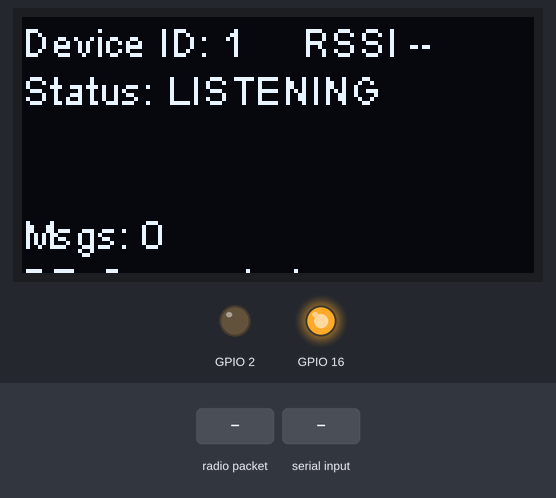
Bench run of a sketch on a simulated ESP32. On the bench: 128×64 one-colour display, output pins drawn as LEDs (lit = HIGH). The inputs (shaded band) are chosen by the test bench. No radio packets arrive unless stated; nothing arrives over Bluetooth unless stated; what the sketch prints to the serial monitor is not drawn.

Above: at 2.7 s.
2.8 s: radio packet "0" arrives
At 3.7 s:
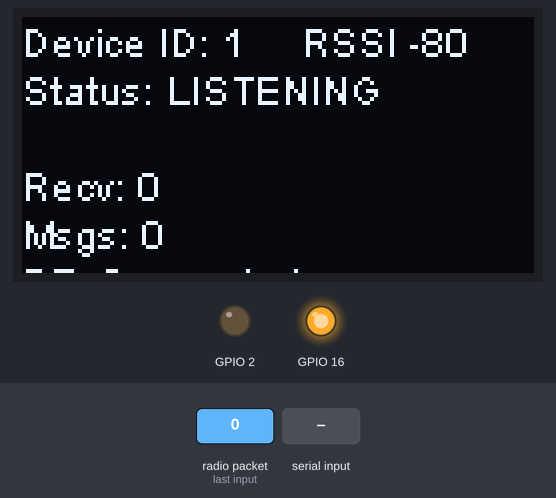
4.4 s: "90:45:200\n" received over Serial
At 6.7 s:
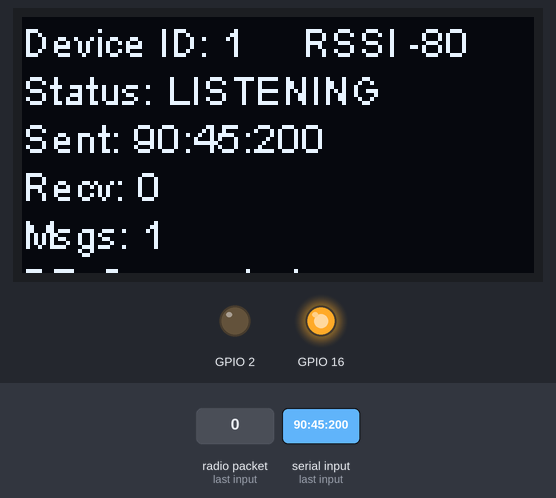
7.0 s: "90:45:200\n" received over the second serial link
At 9.0 s:
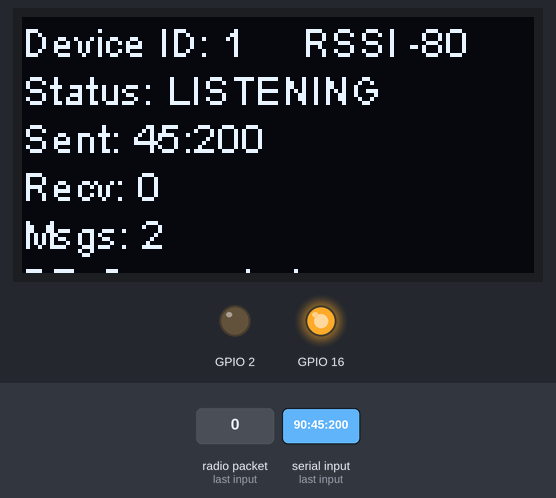
9.6 s: "0\n" received over Serial
At 11.9 s:
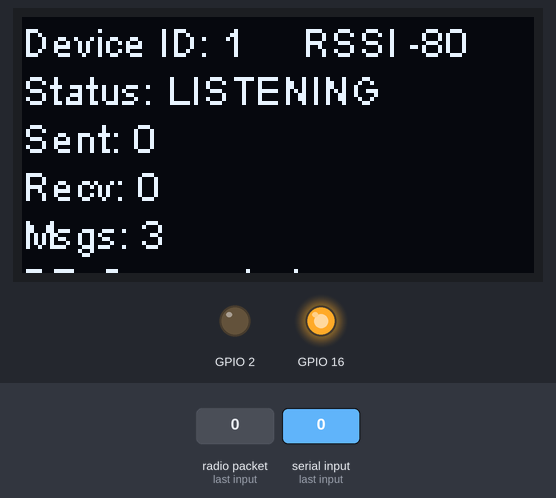
12.2 s: "30:150:10\n" received over the second serial link
At 13.9 s:
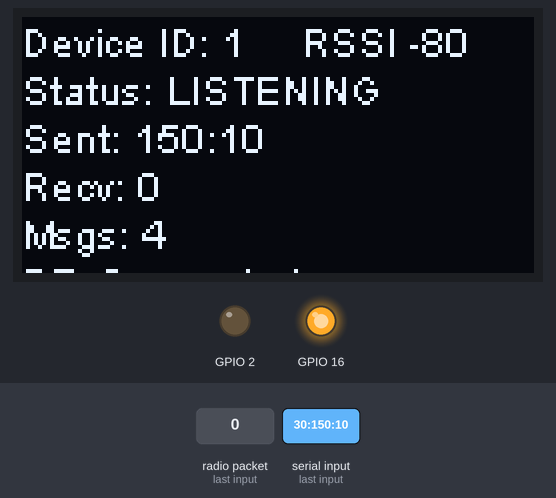
Timing chart, 0 to 15.4 s (numbered marks = the images above; inputs shaded):
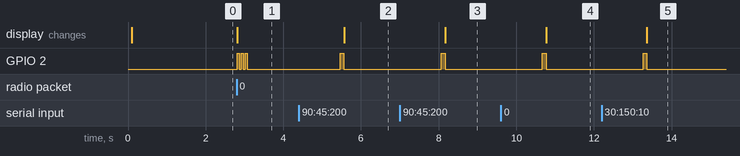

The sketch:

BidirectionalWScreen.ino
```cpp
#include <SPI.h>
#include <LoRa.h>
#include <Wire.h>
#include "SSD1306.h"
#include "images.h"
#include <BluetoothSerial.h>

#define SCK     5    // GPIO5  -- SX1278's SCK
#define MISO    19   // GPIO19 -- SX1278's MISO
#define MOSI    27   // GPIO27 -- SX1278's MOSI
#define SS      18   // GPIO18 -- SX1278's CS
#define RST     14   // GPIO14 -- SX1278's RESET
#define DI0     26   // GPIO26 -- SX1278's IRQ(Interrupt Request)
#define BAND    915E6

// Device ID - Change this for each device (1, 2, 3, etc.)
const int DEVICE_ID = 1; // Change to 2 for the second device

SSD1306 display(0x3c, 21, 22);
BluetoothSerial SerialBT;

String rssi = "RSSI --";
String packSize = "--";
String lastReceivedPacket = "";
String lastSentPacket = "";
unsigned int messageCounter = 0;
bool isTransmitting = false;

// Message structure: "FROM:TO:MESSAGE"
struct LoRaMessage {
  int fromDevice;
  int toDevice;
  String message;
  unsigned long timestamp;
};

void setup() {
  pinMode(16, OUTPUT);
  pinMode(2, OUTPUT);

  digitalWrite(16, LOW);    // set GPIO16 low to reset OLED
  delay(50);
  digitalWrite(16, HIGH);   // while OLED is running, must set GPIO16 in high

  Serial.begin(115200);
  while (!Serial);

  // Initialize Bluetooth
  SerialBT.begin("LoRa_Device_" + String(DEVICE_ID)); // Bluetooth device name
  Serial.println("Bluetooth Started! Ready to pair...");

  Serial.println("LoRa Transceiver Test - Device " + String(DEVICE_ID));

  SPI.begin(SCK, MISO, MOSI, SS);
  LoRa.setPins(SS, RST, DI0);

  if (!LoRa.begin(915E6)) {
    Serial.println("Starting LoRa failed!");
    while (1);
  }

  // Set LoRa parameters for better communication
  LoRa.setTxPower(20);          // Set transmission power
  LoRa.setSpreadingFactor(7);   // Set spreading factor (6-12)
  LoRa.setSignalBandwidth(125E3); // Set bandwidth
  LoRa.setCodingRate4(5);       // Set coding rate
  LoRa.setPreambleLength(8);    // Set preamble length
  LoRa.setSyncWord(0xF3);       // Set sync word

  Serial.println("LoRa init ok");

  display.init();
  display.flipScreenVertically();
  display.setFont(ArialMT_Plain_10);

  // Start in receive mode
  startReceiving();

  updateDisplay();
  delay(1500);
}

void loop() {
  // Check for Bluetooth messages from phone
  if (SerialBT.available()) {
    String bluetoothMessage = SerialBT.readString();
    bluetoothMessage.trim();

    if (bluetoothMessage.length() > 0) {
      // Parse message format: "TO_DEVICE:MESSAGE" or just "MESSAGE" (broadcast)
      int colonIndex = bluetoothMessage.indexOf(':');
      int targetDevice = 0; // 0 means broadcast to all
      String message = bluetoothMessage;

      if (colonIndex > 0) {
        targetDevice = bluetoothMessage.substring(0, colonIndex).toInt();
        message = bluetoothMessage.substring(colonIndex + 1);
      }

      sendLoRaMessage(targetDevice, message);
      SerialBT.println("Message sent via LoRa: " + message);
    }
  }

  // Check for Serial messages (for testing without Bluetooth)
  if (Serial.available()) {
    String serialMessage = Serial.readString();
    serialMessage.trim();

    if (serialMessage.length() > 0) {
      sendLoRaMessage(0, serialMessage); // Broadcast message
    }
  }

  // Check for incoming LoRa messages
  int packetSize = LoRa.parsePacket();
  if (packetSize) {
    handleIncomingMessage(packetSize);
  }

  // Update display every 2 seconds
  static unsigned long lastDisplayUpdate = 0;
  if (millis() - lastDisplayUpdate > 2000) {
    updateDisplay();
    lastDisplayUpdate = millis();
  }

  delay(10);
}

void sendLoRaMessage(int targetDevice, String message) {
  isTransmitting = true;

  // Stop receiving to send
  LoRa.idle();

  String fullMessage = String(DEVICE_ID) + ":" + String(targetDevice) + ":" + message;

  LoRa.beginPacket();
  LoRa.print(fullMessage);
  LoRa.endPacket();

  lastSentPacket = message;
  messageCounter++;

  // LED indication for transmission
  digitalWrite(2, HIGH);
  delay(100);
  digitalWrite(2, LOW);

  Serial.println("Sent: " + fullMessage);

  // Return to receive mode
  startReceiving();
  isTransmitting = false;

  updateDisplay();
}

void handleIncomingMessage(int packetSize) {
  String packet = "";
  packSize = String(packetSize, DEC);

  for (int i = 0; i < packetSize; i++) {
    packet += (char)LoRa.read();
  }

  rssi = "RSSI " + String(LoRa.packetRssi(), DEC);

  // Parse message format: "FROM:TO:MESSAGE"
  LoRaMessage msg = parseMessage(packet);

  // Check if message is for this device or broadcast
  if (msg.toDevice == DEVICE_ID || msg.toDevice == 0) {
    lastReceivedPacket = msg.message;

    Serial.println("Received from Device " + String(msg.fromDevice) + ": " + msg.message);
    Serial.println(rssi);

    // Send to Bluetooth device (phone)
    SerialBT.println("From Device " + String(msg.fromDevice) + ": " + msg.message);

    updateDisplay();

    // LED indication for received message
    for (int i = 0; i < 3; i++) {
      digitalWrite(2, HIGH);
      delay(50);
      digitalWrite(2, LOW);
      delay(50);
    }
  }
}

LoRaMessage parseMessage(String packet) {
  LoRaMessage msg;
  msg.timestamp = millis();

  int firstColon = packet.indexOf(':');
  int secondColon = packet.indexOf(':', firstColon + 1);

  if (firstColon > 0 && secondColon > firstColon) {
    msg.fromDevice = packet.substring(0, firstColon).toInt();
    msg.toDevice = packet.substring(firstColon + 1, secondColon).toInt();
    msg.message = packet.substring(secondColon + 1);
  } else {
    // Fallback for malformed messages
    msg.fromDevice = 0;
    msg.toDevice = DEVICE_ID;
    msg.message = packet;
  }

  return msg;
}

void startReceiving() {
  LoRa.receive();
}

void updateDisplay() {
  display.clear();
  display.setTextAlignment(TEXT_ALIGN_LEFT);
  display.setFont(ArialMT_Plain_10);

  // Device info
  display.drawString(0, 0, "Device ID: " + String(DEVICE_ID));
  display.drawString(70, 0, rssi);

  // Status
  String status = isTransmitting ? "SENDING" : "LISTENING";
  display.drawString(0, 12, "Status: " + status);

  // Last sent message
  if (lastSentPacket.length() > 0) {
    display.drawString(0, 24, "Sent: " + lastSentPacket.substring(0, 15));
  }

  // Last received message
  if (lastReceivedPacket.length() > 0) {
    display.drawString(0, 36, "Recv: " + lastReceivedPacket.substring(0, 15));
  }

  // Message counter
  display.drawString(0, 48, "Msgs: " + String(messageCounter));

  // Bluetooth status
  String btStatus = SerialBT.hasClient() ? "BT: Connected" : "BT: Waiting";
  display.drawString(0, 60, btStatus);

  display.display();
}

// Function to send test message (can be called from Serial or Bluetooth)
void sendTestMessage() {
  String testMsg = "Test message " + String(messageCounter + 1);
  sendLoRaMessage(0, testMsg); // Broadcast test message
}
```

Source omitted: images.h (data table, 7245 bytes)

Measured:
- after the input at 2.8 s, GPIO 2: alternates HIGH for 0.05 s and LOW for 0.05 s, 6 changes in all, then stays LOW, starting at once; the display: changes at once (image 1)
- after the input at 4.4 s, GPIO 2: LOW → HIGH after 1.1 s, → LOW 0.10 s later; the display: changes after 1.2 s (image 2)
- after the input at 7.0 s, GPIO 2: LOW → HIGH after 1.1 s, → LOW 0.10 s later; the display: changes after 1.2 s (image 3)
- after the input at 9.6 s, GPIO 2: LOW → HIGH after 1.1 s, → LOW 0.10 s later; the display: changes after 1.2 s (image 4)
- after the input at 12.2 s, GPIO 2: LOW → HIGH after 1.1 s, → LOW 0.10 s later; the display: changes after 1.2 s (image 5)
